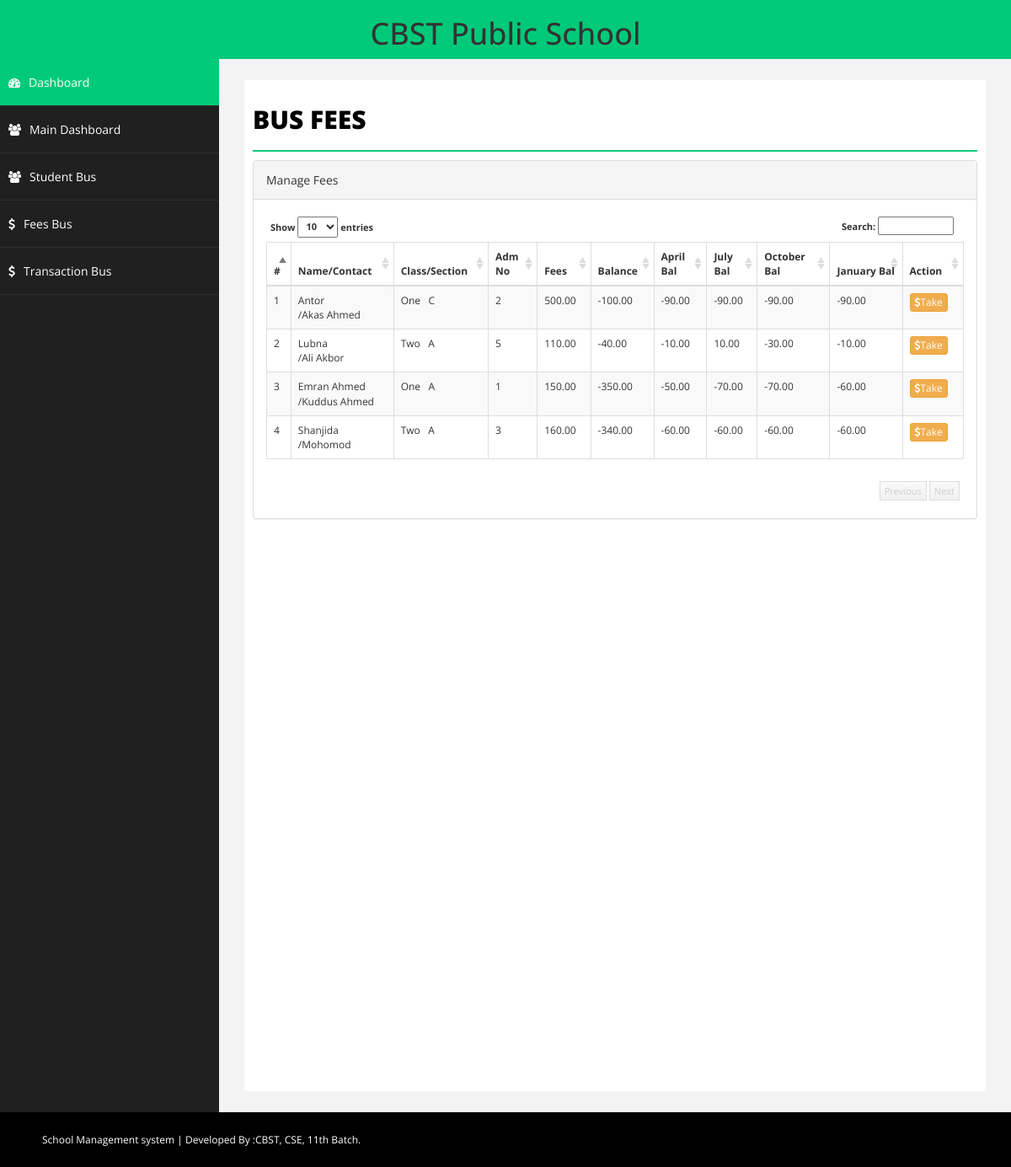
/bus/fees.php (signed in), run on the app's committed database.
### tables this page shows
CREATE TABLE `bus_student` (
  `id` int(11) NOT NULL,
  `bid` int(11) NOT NULL,
  `sname` varchar(100) NOT NULL,
  `fname` varchar(100) NOT NULL,
  `admissionNo` int(10) NOT NULL,
  `admdate` date NOT NULL,
  `fees` decimal(10,2) NOT NULL,
  `balance` decimal(10,2) NOT NULL,
  `april` decimal(10,2) NOT NULL,
  `july` decimal(10,2) NOT NULL,
  `october` decimal(10,2) NOT NULL,
  `january` decimal(10,2) NOT NULL,
  `aprilb` decimal(10,2) NOT NULL,
  `julyb` decimal(10,2) NOT NULL,
  `octoberb` decimal(10,2) NOT NULL,
  `januaryb` decimal(10,2) NOT NULL
);

CREATE TABLE `branch` (
  `id` int(11) NOT NULL,
  `branch` varchar(20) NOT NULL,
  `address` int(5) NOT NULL,
  `detail` varchar(10) NOT NULL,
  `delete_status` enum('0','1') NOT NULL,
  `creation_date` timestamp NOT NULL DEFAULT CURRENT_TIMESTAMP,
  `updating_date` timestamp NOT NULL DEFAULT '0000-00-00 00:00:00' ON UPDATE CURRENT_TIMESTAMP
);

### bus/fees.php (the view, shortened to what this page needs)
<?php
include("../php/dbconnect.php");
?>
<!DOCTYPE html>
<html xmlns="http://www.w3.org/1999/xhtml">
<head>
    <link href="../css/bootstrap.css" rel="stylesheet" />
    <link href="../css/font-awesome.css" rel="stylesheet" />
    <link href="../css/basic.css" rel="stylesheet" />
    <link href="../css/custom.css" rel="stylesheet" />
	<link href="../css/ui.css" rel="stylesheet" />
	<link href="../css/datepicker.css" rel="stylesheet" />
</head>
<?php
include("header.php");
?>
        <div id="page-wrapper">
            <div id="page-inner">
                <div class="row">
                    <div class="col-md-12">
                        <h1 class="page-head-line">Bus Fees</h1>
                    </div>
                </div>
		 <link href="../css/datatable/datatable.css" rel="stylesheet" />
		<div class="panel panel-default">
                        <div class="panel-heading">
                            Manage Fees
                        </div>
                        <div class="panel-body">
                            <div class="table-sorting table-responsive">
                                <table class="table table-striped table-bordered table-hover" id="tSortable22">
                                    <thead>
                                        <tr>
                                            <th>#</th>
                                            <th>Name/Contact</th>
											<th>Class/Section</th>
											<th>Adm No</th>
                                            <th>Fees</th>
											<th>Balance</th>
											<th>April Bal</th>
											<th>July Bal</th>
											<th>October Bal</th>
											<th>January Bal</th>
											<th>Action</th>
                                        </tr>
                                    </thead>
                                    <tbody>
									<?php
									$sql = "SELECT  distinct bus_student.sname,bus_student.fname,
									bus_student.fees,bus_student.balance,bus_student.admissionNo,
											bus_student.admdate,bus_student.id,bus_student.aprilb,bus_student.julyb,bus_student.octoberb,bus_student.januaryb,branch.branch,
											branch.detail from bus_student join branch on branch.id = bus_student.bid";
									$q = $conn->query($sql);
									$i=1;
									while($r = $q->fetch_assoc())
									{
									echo '<tr '.(($r['balance']>0)?'class="danger"':'').'>
                                            <td>'.$i.'</td>
                                            <td>'.$r['sname'].'<br/>/'.$r['fname'].'</td>
											<td>'.$r['branch'].' &nbsp;  '.$r['detail'].'</td>
                                            <td>'.$r['admissionNo'].'</td>
                                            <td>'.$r['fees'].'</td>
											<td>'.$r['balance'].'</td>
											<td>'.$r['aprilb'].'</td>
											<td>'.$r['julyb'].'</td>
											<td>'.$r['octoberb'].'</td>
											<td>'.$r['januaryb'].'</td>
											<td>
											<a  href="fees1.php?action=delete&id='.$r['id'].'" class="btn btn-warning btn-xs"><i class="fa fa-usd "></i>Take</span></a></td>
                                        </tr>';
										$i++;
									}
									?>
                                    </tbody>
                                </table>
                            </div>
                        </div>
                    </div>
            </div>
        </div>
    </div>
 <?php include_once'../php/footer.php'; ?>

### css/basic.css (style rules this page uses)
body { font-family: 'Open Sans', sans-serif; line-height:25px; }
#page-wrapper { padding: 15px 15px; min-height: 600px; background: #F3F3F3; }
#page-inner { width: 100%; margin: 10px 20px 10px 0px; background-color: #fff!important; padding: 10px; min-height: 1200px; }
.page-head-line { font-size: 30px; text-transform: uppercase; color: #000; font-weight: 800; padding-bottom: 20px; border-bottom: 2px solid #00CA79; margin-bottom: 10px; }
@media (min-width:768px) { #page-wrapper { margin: 0 0 0 260px; padding: 15px 30px; min-height: 1200px; } }

### css/datatable/datatable.css (style rules this page uses)
.dataTable { float: left; }
.table-sorting { padding: 0px; position: relative; font-size: 12px; background-color: #FFF; }
.table-sorting .table { border-top: 1px solid #DDD; border-bottom: 1px solid #DDD; }
.table-sorting .sorting_asc { background: url('../../img/datatable/sort_asc.png') no-repeat center right; cursor: pointer; }
.table-sorting .sorting { background: url('../../img/datatable/sort_both.png') no-repeat center right; cursor: pointer; }

### data on the page
bus_student: sname "Antor", fname "Akas Ahmed", branch.branch "One", branch.detail "C", admissionNo "2", fees "500.00", balance "-100.00", aprilb "-90.00", julyb "-90.00", octoberb "-90.00", januaryb "-90.00"
bus_student: sname "Lubna", fname "Ali Akbor", branch.branch "Two", branch.detail "A", admissionNo "5", fees "110.00", balance "-40.00", aprilb "-10.00", julyb "10.00", octoberb "-30.00", januaryb "-10.00"
bus_student: sname "Emran Ahmed", fname "Kuddus Ahmed", branch.branch "One", branch.detail "A", admissionNo "1", fees "150.00", balance "-350.00", aprilb "-50.00", julyb "-70.00", octoberb "-70.00", januaryb "-60.00"
bus_student: sname "Shanjida", fname "Mohomod", branch.branch "Two", branch.detail "A", admissionNo "3", fees "160.00", balance "-340.00", aprilb "-60.00", julyb "-60.00", octoberb "-60.00", januaryb "-60.00"
